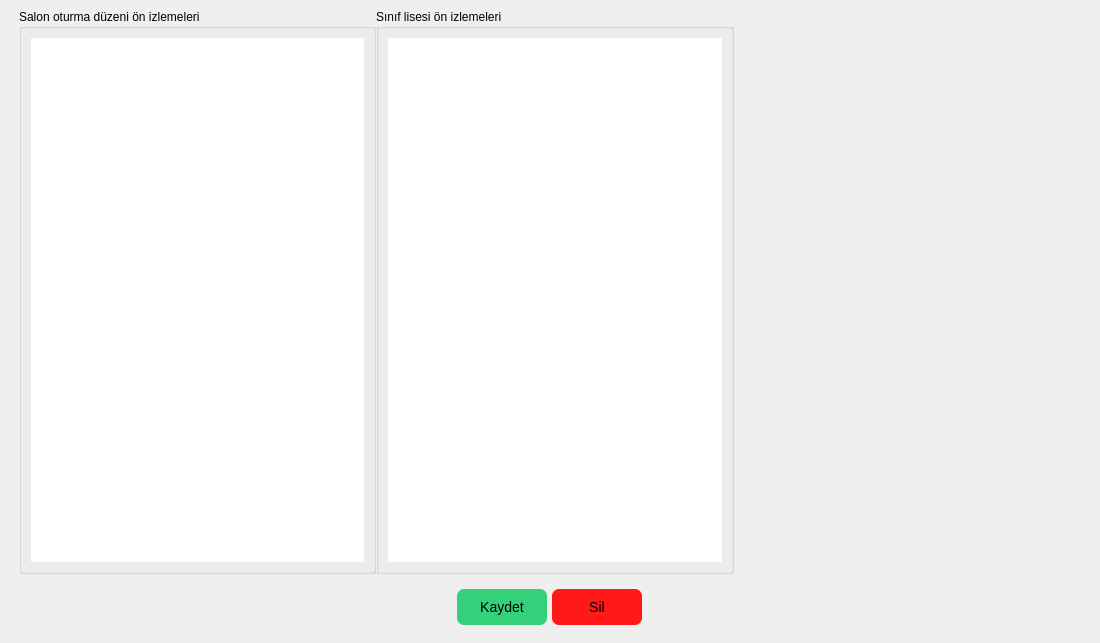
<?xml version="1.0" encoding="UTF-8"?>
<ui version="4.0">
 <class>Dialog</class>
 <widget class="QDialog" name="Dialog">
  <property name="geometry">
   <rect>
    <x>0</x>
    <y>0</y>
    <width>1100</width>
    <height>643</height>
   </rect>
  </property>
  <property name="windowTitle">
   <string>Dialog</string>
  </property>
  <property name="styleSheet">
   <string notr="true">QFrame {
border: none;
}</string>
  </property>
  <layout class="QHBoxLayout" name="horizontalLayout">
   <property name="spacing">
    <number>0</number>
   </property>
   <property name="leftMargin">
    <number>0</number>
   </property>
   <property name="topMargin">
    <number>0</number>
   </property>
   <property name="rightMargin">
    <number>0</number>
   </property>
   <property name="bottomMargin">
    <number>0</number>
   </property>
   <item>
    <widget class="QFrame" name="resultFrame">
     <property name="frameShape">
      <enum>QFrame::StyledPanel</enum>
     </property>
     <property name="frameShadow">
      <enum>QFrame::Raised</enum>
     </property>
     <layout class="QVBoxLayout" name="verticalLayout">
      <item>
       <widget class="QFrame" name="frame_3">
        <property name="sizePolicy">
         <sizepolicy hsizetype="Expanding" vsizetype="Expanding">
          <horstretch>0</horstretch>
          <verstretch>0</verstretch>
         </sizepolicy>
        </property>
        <property name="frameShape">
         <enum>QFrame::StyledPanel</enum>
        </property>
        <property name="frameShadow">
         <enum>QFrame::Raised</enum>
        </property>
        <layout class="QHBoxLayout" name="horizontalLayout_4">
         <property name="spacing">
          <number>0</number>
         </property>
         <property name="leftMargin">
          <number>10</number>
         </property>
         <property name="topMargin">
          <number>0</number>
         </property>
         <property name="rightMargin">
          <number>0</number>
         </property>
         <property name="bottomMargin">
          <number>0</number>
         </property>
         <item>
          <widget class="QGroupBox" name="classroomGroupBox">
           <property name="title">
            <string>Salon oturma düzeni ön izlemeleri</string>
           </property>
           <layout class="QVBoxLayout" name="verticalLayout_9">
            <item>
             <widget class="QListWidget" name="classroomList"/>
            </item>
           </layout>
          </widget>
         </item>
         <item>
          <widget class="QGroupBox" name="gradeGroupBox">
           <property name="title">
            <string>Sınıf lisesi ön izlemeleri</string>
           </property>
           <layout class="QVBoxLayout" name="verticalLayout_7">
            <item>
             <widget class="QListWidget" name="gradeList"/>
            </item>
           </layout>
          </widget>
         </item>
         <item>
          <widget class="QFrame" name="previewFrame_2">
           <property name="sizePolicy">
            <sizepolicy hsizetype="Expanding" vsizetype="Preferred">
             <horstretch>0</horstretch>
             <verstretch>0</verstretch>
            </sizepolicy>
           </property>
           <layout class="QVBoxLayout" name="previewFrame">
            <item>
             <layout class="QVBoxLayout" name="previewLayout"/>
            </item>
           </layout>
          </widget>
         </item>
        </layout>
       </widget>
      </item>
      <item alignment="Qt::AlignBottom">
       <widget class="QFrame" name="frame">
        <property name="frameShape">
         <enum>QFrame::StyledPanel</enum>
        </property>
        <property name="frameShadow">
         <enum>QFrame::Raised</enum>
        </property>
        <layout class="QVBoxLayout" name="verticalLayout_2">
         <item alignment="Qt::AlignHCenter">
          <widget class="QFrame" name="frameWithStylesheet">
           <property name="styleSheet">
            <string notr="true">#saveBtn {
width: 50px;
background-color: rgb(51, 209, 122);
border: none;
padding: 10px 20px;
text-align: center;
text-decoration: none;
font-size: 14px;
border-radius: 7px;
}

#saveBtn:hover {
background-color: rgb(143, 240, 164);
}

#saveBtn:pressed {
background-color: rgb(119, 118, 123);
}

#discardBtn {
width: 50px;
background-color: rgb(255, 25, 25);
border: none;
padding: 10px 20px;
text-align: center;
text-decoration: none;
font-size: 14px;
border-radius: 7px;
}

#discardBtn:hover {
background-color: rgb(255, 128, 128);
}

#discardBtn:pressed {
background-color: rgb(119, 118, 123);
}</string>
           </property>
           <property name="frameShape">
            <enum>QFrame::StyledPanel</enum>
           </property>
           <property name="frameShadow">
            <enum>QFrame::Raised</enum>
           </property>
           <layout class="QHBoxLayout" name="horizontalLayout_2">
            <property name="spacing">
             <number>5</number>
            </property>
            <property name="leftMargin">
             <number>0</number>
            </property>
            <property name="topMargin">
             <number>0</number>
            </property>
            <property name="rightMargin">
             <number>0</number>
            </property>
            <property name="bottomMargin">
             <number>0</number>
            </property>
            <item>
             <widget class="QPushButton" name="saveBtn">
              <property name="styleSheet">
               <string notr="true"/>
              </property>
              <property name="text">
               <string>Kaydet</string>
              </property>
             </widget>
            </item>
            <item>
             <widget class="QPushButton" name="discardBtn">
              <property name="styleSheet">
               <string notr="true"/>
              </property>
              <property name="text">
               <string>Sil</string>
              </property>
             </widget>
            </item>
           </layout>
          </widget>
         </item>
        </layout>
       </widget>
      </item>
     </layout>
    </widget>
   </item>
  </layout>
 </widget>
 <resources/>
 <connections/>
</ui>
